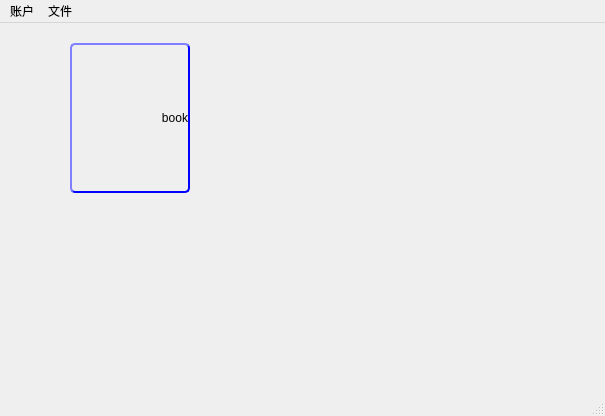
<?xml version="1.0" encoding="UTF-8"?>
<ui version="4.0">
 <class>MainWindow</class>
 <widget class="QMainWindow" name="MainWindow">
  <property name="geometry">
   <rect>
    <x>0</x>
    <y>0</y>
    <width>605</width>
    <height>416</height>
   </rect>
  </property>
  <property name="windowTitle">
   <string>MainWindow</string>
  </property>
  <property name="styleSheet">
   <string notr="true">MainWindow{
	border-image:url(:/image/book/Bookshelf.png)
}</string>
  </property>
  <widget class="QWidget" name="centralWidget">
   <widget class="QPushButton" name="book1">
    <property name="geometry">
     <rect>
      <x>70</x>
      <y>20</y>
      <width>120</width>
      <height>150</height>
     </rect>
    </property>
    <property name="minimumSize">
     <size>
      <width>120</width>
      <height>150</height>
     </size>
    </property>
    <property name="maximumSize">
     <size>
      <width>120</width>
      <height>150</height>
     </size>
    </property>
    <property name="styleSheet">
     <string notr="true">QPushButton {
	border-image:url(:/image/book/fm2.png);
	border-style: outset;
	border-width:2px;
	border-color: blue;
	border-radius:5px;
	text-align : right;
	text-top:20px;
}</string>
    </property>
    <property name="text">
     <string>book</string>
    </property>
   </widget>
  </widget>
  <widget class="QMenuBar" name="menuBar">
   <property name="geometry">
    <rect>
     <x>0</x>
     <y>0</y>
     <width>605</width>
     <height>22</height>
    </rect>
   </property>
   <widget class="QMenu" name="menu">
    <property name="title">
     <string>账户</string>
    </property>
    <addaction name="ac_login"/>
    <addaction name="ac_register"/>
    <addaction name="ac_logout"/>
   </widget>
   <widget class="QMenu" name="menu_2">
    <property name="title">
     <string>文件</string>
    </property>
    <widget class="QMenu" name="fi_recent">
     <property name="title">
      <string>最近使用</string>
     </property>
     <property name="icon">
      <iconset resource="image.qrc">
       <normaloff>:/image/icon/files.png</normaloff>:/image/icon/files.png</iconset>
     </property>
     <addaction name="fi_file1"/>
     <addaction name="fi_file2"/>
     <addaction name="fi_file3"/>
     <addaction name="fi_file4"/>
     <addaction name="separator"/>
     <addaction name="fi_clean"/>
    </widget>
    <addaction name="fi_open"/>
    <addaction name="fi_recent"/>
    <addaction name="actionclose"/>
    <addaction name="separator"/>
    <addaction name="actionupload"/>
    <addaction name="actiondownload"/>
   </widget>
   <addaction name="menu"/>
   <addaction name="menu_2"/>
  </widget>
  <widget class="QStatusBar" name="statusBar"/>
  <action name="ac_login">
   <property name="icon">
    <iconset resource="image.qrc">
     <normaloff>:/image/icon/count.png</normaloff>:/image/icon/count.png</iconset>
   </property>
   <property name="text">
    <string>登录</string>
   </property>
  </action>
  <action name="ac_register">
   <property name="icon">
    <iconset resource="image.qrc">
     <normaloff>:/image/icon/sign_up.png</normaloff>:/image/icon/sign_up.png</iconset>
   </property>
   <property name="text">
    <string>注册</string>
   </property>
  </action>
  <action name="ac_logout">
   <property name="icon">
    <iconset resource="image.qrc">
     <normaloff>:/image/icon/out.png</normaloff>:/image/icon/out.png</iconset>
   </property>
   <property name="text">
    <string>注销</string>
   </property>
  </action>
  <action name="fi_open">
   <property name="icon">
    <iconset resource="image.qrc">
     <normaloff>:/image/icon/openfile.png</normaloff>:/image/icon/openfile.png</iconset>
   </property>
   <property name="text">
    <string>打开文件</string>
   </property>
  </action>
  <action name="actionclose">
   <property name="icon">
    <iconset resource="image.qrc">
     <normaloff>:/image/icon/exit.png</normaloff>:/image/icon/exit.png</iconset>
   </property>
   <property name="text">
    <string>关闭窗口</string>
   </property>
  </action>
  <action name="fi_file1">
   <property name="icon">
    <iconset resource="image.qrc">
     <normaloff>:/image/icon/file.png</normaloff>:/image/icon/file.png</iconset>
   </property>
   <property name="text">
    <string>文件1</string>
   </property>
  </action>
  <action name="fi_file2">
   <property name="icon">
    <iconset resource="image.qrc">
     <normaloff>:/image/icon/file.png</normaloff>:/image/icon/file.png</iconset>
   </property>
   <property name="text">
    <string>文件2</string>
   </property>
  </action>
  <action name="fi_file3">
   <property name="icon">
    <iconset resource="image.qrc">
     <normaloff>:/image/icon/file.png</normaloff>:/image/icon/file.png</iconset>
   </property>
   <property name="text">
    <string>文件3</string>
   </property>
  </action>
  <action name="fi_file4">
   <property name="icon">
    <iconset resource="image.qrc">
     <normaloff>:/image/icon/file.png</normaloff>:/image/icon/file.png</iconset>
   </property>
   <property name="text">
    <string>文件4</string>
   </property>
  </action>
  <action name="fi_clean">
   <property name="icon">
    <iconset resource="image.qrc">
     <normaloff>:/image/icon/clear.png</normaloff>:/image/icon/clear.png</iconset>
   </property>
   <property name="text">
    <string>清除</string>
   </property>
  </action>
  <action name="actionupload">
   <property name="icon">
    <iconset resource="image.qrc">
     <normaloff>:/image/icon/upload_1.png</normaloff>:/image/icon/upload_1.png</iconset>
   </property>
   <property name="text">
    <string>上传文件</string>
   </property>
   <property name="toolTip">
    <string>upload</string>
   </property>
  </action>
  <action name="actiondownload">
   <property name="icon">
    <iconset resource="image.qrc">
     <normaloff>:/image/icon/download_1.png</normaloff>:/image/icon/download_1.png</iconset>
   </property>
   <property name="text">
    <string>下载文件</string>
   </property>
  </action>
 </widget>
 <layoutdefault spacing="6" margin="11"/>
 <resources>
  <include location="image.qrc"/>
 </resources>
 <connections/>
</ui>
